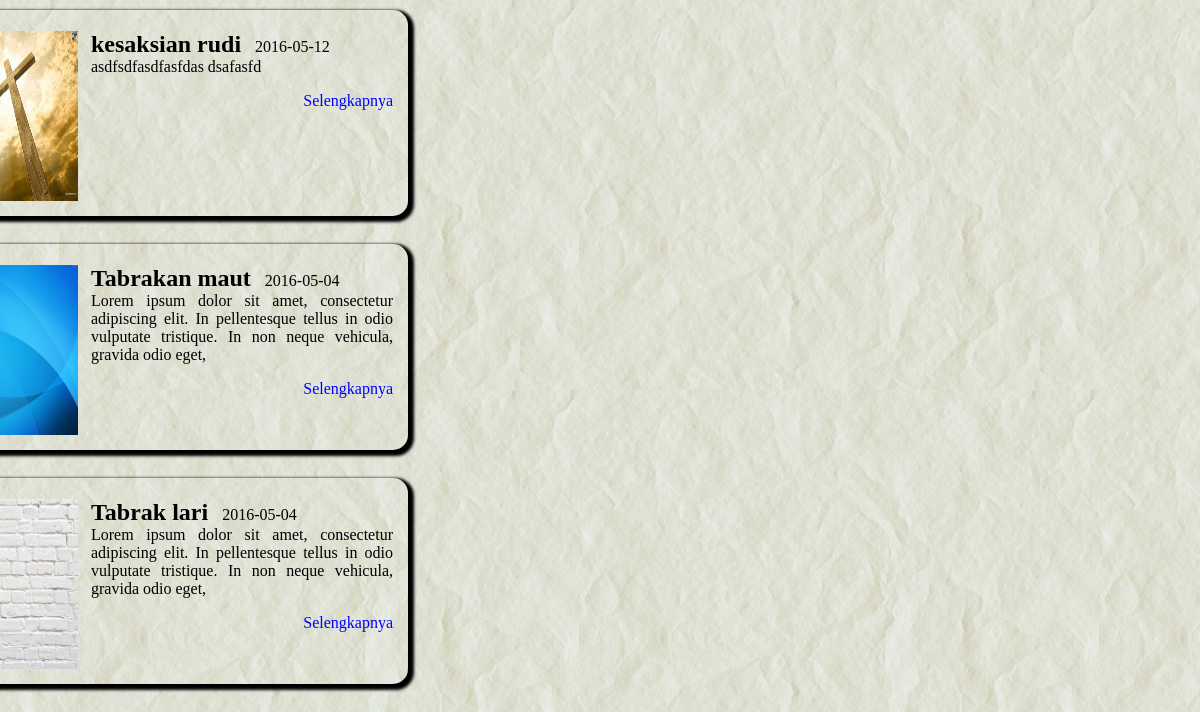
The page /headline.php on the database its author committed.
### tables this page shows
CREATE TABLE IF NOT EXISTS `isi_berita` (
  `id_berita` int(5) NOT NULL,
  `id_kategori` int(5) NOT NULL,
  `judul` varchar(32) DEFAULT NULL,
  `tanggal` date DEFAULT NULL,
  `gambar` longtext,
  `isi` text
);

### headline.php (the view, shortened to what this page needs)
<link href="css/style.css" rel="stylesheet" type="text/css">
<?php
$table="isi_berita";
$sql=mysql_query("select * from $table ORDER BY tanggal DESC LIMIT 3");
while($tampil=mysql_fetch_array($sql)){
echo "<div class='box'>";
echo "<p align='justify'>";
echo "<img src='$tampil[gambar]' align='left'>";
echo "<font valign='top'>";
echo "<strong> <font size='5'>";
echo "$tampil[judul] ";
echo "</strong> </font>";
echo "&nbsp; $tampil[tanggal] ";
echo "<br>";
$data=substr($tampil['isi'],0,150);
echo $data;
echo "<br>";
echo "<a href='index.php?menu=detail_headline&id=$tampil[id_berita]'> <p style='text-align:right'>Selengkapnya</p></a>";
echo"</font></p></div><br>";
}
?>

### css/style.css (style rules this page uses)
a { text-decoration:none; text-align:ceter; font:bold; color:blue; }
.box { background:url(../img/paper2.jpg); width:500px; height:auto; text-align:justify; box-shadow:3px 3px 3px 3px black; border-radius:15px; margin-top: 10px; padding: 5px 15px 15px 15px; overflow:hidden; margin-left:-130px; }
.box img { width:180; height:170; padding-right:10; padding-left:5; }

### rows shown on the page
isi_berita: gambar (picture), judul "kesaksian rudi", tanggal "2016-05-12", isi "asdfsdfasdfasfdas dsafasfd"
isi_berita: gambar (picture), judul "Tabrakan maut", tanggal "2016-05-04", isi "Lorem ipsum dolor sit amet, consectetur adipiscing elit. In pellentesque tellus in odio vulputate tristique. In non neque vehicula, gravida odio eget,"
isi_berita: gambar (picture), judul "Tabrak lari", tanggal "2016-05-04", isi "Lorem ipsum dolor sit amet, consectetur adipiscing elit. In pellentesque tellus in odio vulputate tristique. In non neque vehicula, gravida odio eget,"
